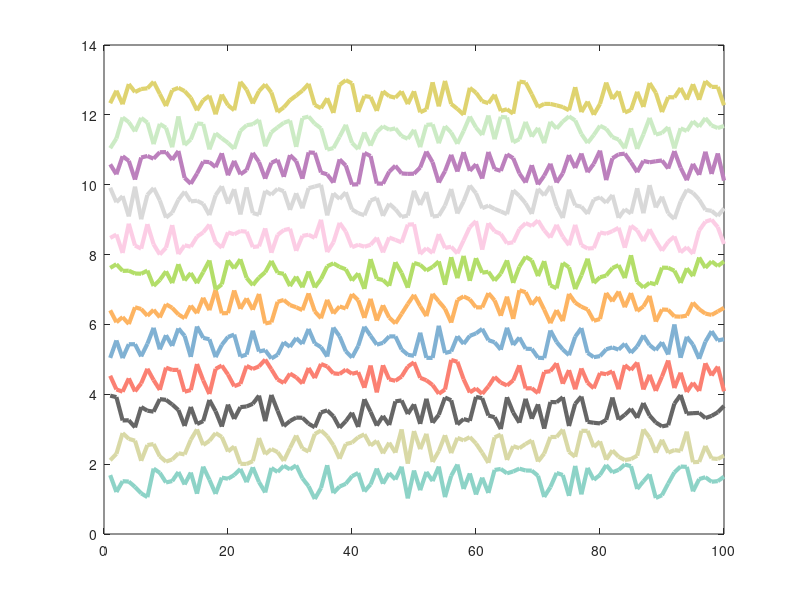

Here is the MATLAB script that generated this plot:
clear all
close all

%color_vec = load('C:\Data\Code\general_code\std_color_vec.txt');
color_vec = [0.5529    0.8275    0.7804;
                     0.8500    0.8500    0.6520;
                     0.4    0.4    0.4;
                     0.9843    0.5020    0.4471;
                     0.5020    0.6941    0.8275;
                     0.9922    0.7059    0.3843;
                     0.7020    0.8706    0.4118;
                     0.9882    0.8039    0.8980;
                     0.8510    0.8510    0.8510;
                     0.7373    0.5020    0.7412;
                     0.8000    0.9216    0.7725;
                     0.8750    0.8294    0.4353;];
%color_vec = color_vec./255;
n_colors = 12;
rand_mat = rand(100, n_colors);
add_mat = repmat( (1:n_colors), 100, 1);
rand_mat = rand_mat + add_mat;

for line_n = 1:n_colors
    plot(rand_mat(:, line_n), 'Color', color_vec(line_n, :), 'LineWidth', 3)
    hold on
end
hold off